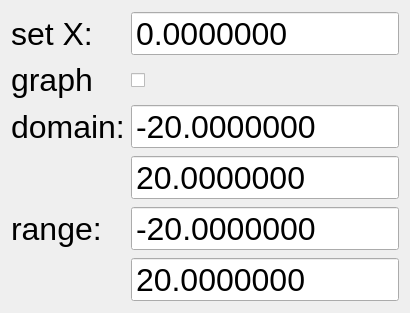
      <widget class="QWidget" name="formLayoutWidget_3">
       <property name="geometry">
        <rect>
         <x>450</x>
         <y>340</y>
         <width>341</width>
         <height>241</height>
        </rect>
       </property>
       <layout class="QFormLayout" name="formLayout">
        <item row="0" column="0">
         <widget class="QLabel" name="label_arg">
          <property name="enabled">
           <bool>true</bool>
          </property>
          <property name="maximumSize">
           <size>
            <width>999999</width>
            <height>999999</height>
           </size>
          </property>
          <property name="font">
           <font>
            <pointsize>24</pointsize>
           </font>
          </property>
          <property name="layoutDirection">
           <enum>Qt::RightToLeft</enum>
          </property>
          <property name="autoFillBackground">
           <bool>false</bool>
          </property>
          <property name="text">
           <string>set Х:</string>
          </property>
         </widget>
        </item>
        <item row="0" column="1">
         <widget class="QDoubleSpinBox" name="doubleSpinBox_arg">
          <property name="enabled">
           <bool>true</bool>
          </property>
          <property name="maximumSize">
           <size>
            <width>999999</width>
            <height>999999</height>
           </size>
          </property>
          <property name="font">
           <font>
            <pointsize>24</pointsize>
           </font>
          </property>
          <property name="wrapping">
           <bool>false</bool>
          </property>
          <property name="frame">
           <bool>true</bool>
          </property>
          <property name="readOnly">
           <bool>false</bool>
          </property>
          <property name="buttonSymbols">
           <enum>QAbstractSpinBox::NoButtons</enum>
          </property>
          <property name="keyboardTracking">
           <bool>true</bool>
          </property>
          <property name="decimals">
           <number>7</number>
          </property>
          <property name="minimum">
           <double>-1000000.000000000000000</double>
          </property>
          <property name="maximum">
           <double>1000000.000000000000000</double>
          </property>
          <property name="value">
           <double>0.000000000000000</double>
          </property>
         </widget>
        </item>
        <item row="1" column="1">
         <widget class="QCheckBox" name="checkBox">
          <property name="maximumSize">
           <size>
            <width>999999</width>
            <height>999999</height>
           </size>
          </property>
          <property name="text">
           <string/>
          </property>
          <property name="checked">
           <bool>false</bool>
          </property>
         </widget>
        </item>
        <item row="2" column="0">
         <widget class="QLabel" name="label_x">
          <property name="enabled">
           <bool>true</bool>
          </property>
          <property name="maximumSize">
           <size>
            <width>999999</width>
            <height>999999</height>
           </size>
          </property>
          <property name="font">
           <font>
            <pointsize>24</pointsize>
           </font>
          </property>
          <property name="layoutDirection">
           <enum>Qt::RightToLeft</enum>
          </property>
          <property name="text">
           <string>domain:</string>
          </property>
          <property name="textFormat">
           <enum>Qt::AutoText</enum>
          </property>
         </widget>
        </item>
        <item row="2" column="1">
         <widget class="QDoubleSpinBox" name="doubleSpinBox_obl_x1">
          <property name="enabled">
           <bool>true</bool>
          </property>
          <property name="maximumSize">
           <size>
            <width>999999</width>
            <height>999999</height>
           </size>
          </property>
          <property name="font">
           <font>
            <pointsize>24</pointsize>
           </font>
          </property>
          <property name="buttonSymbols">
           <enum>QAbstractSpinBox::NoButtons</enum>
          </property>
          <property name="decimals">
           <number>7</number>
          </property>
          <property name="minimum">
           <double>-2000000.000000000000000</double>
          </property>
          <property name="maximum">
           <double>2000000.000000000000000</double>
          </property>
          <property name="value">
           <double>-20.000000000000000</double>
          </property>
         </widget>
        </item>
        <item row="3" column="0">
         <widget class="QLabel" name="label_45">
          <property name="maximumSize">
           <size>
            <width>999999</width>
            <height>999999</height>
           </size>
          </property>
          <property name="layoutDirection">
           <enum>Qt::RightToLeft</enum>
          </property>
          <property name="text">
           <string/>
          </property>
         </widget>
        </item>
        <item row="3" column="1">
         <widget class="QDoubleSpinBox" name="doubleSpinBox_obl_x2">
          <property name="enabled">
           <bool>true</bool>
          </property>
          <property name="maximumSize">
           <size>
            <width>999999</width>
            <height>999999</height>
           </size>
          </property>
          <property name="font">
           <font>
            <pointsize>24</pointsize>
           </font>
          </property>
          <property name="buttonSymbols">
           <enum>QAbstractSpinBox::NoButtons</enum>
          </property>
          <property name="decimals">
           <number>7</number>
          </property>
          <property name="minimum">
           <double>-2000000.000000000000000</double>
          </property>
          <property name="maximum">
           <double>2000000.000000000000000</double>
          </property>
          <property name="value">
           <double>20.000000000000000</double>
          </property>
         </widget>
        </item>
        <item row="4" column="0">
         <widget class="QLabel" name="label_y">
          <property name="enabled">
           <bool>true</bool>
          </property>
          <property name="maximumSize">
           <size>
            <width>999999</width>
            <height>999999</height>
           </size>
          </property>
          <property name="font">
           <font>
            <pointsize>24</pointsize>
           </font>
          </property>
          <property name="layoutDirection">
           <enum>Qt::RightToLeft</enum>
          </property>
          <property name="text">
           <string>range:</string>
          </property>
         </widget>
        </item>
        <item row="4" column="1">
         <widget class="QDoubleSpinBox" name="doubleSpinBox_obl_y1">
          <property name="enabled">
           <bool>true</bool>
          </property>
          <property name="maximumSize">
           <size>
            <width>999999</width>
            <height>999999</height>
           </size>
          </property>
          <property name="font">
           <font>
            <pointsize>24</pointsize>
           </font>
          </property>
          <property name="buttonSymbols">
           <enum>QAbstractSpinBox::NoButtons</enum>
          </property>
          <property name="decimals">
           <number>7</number>
          </property>
          <property name="minimum">
           <double>-2000000.000000000000000</double>
          </property>
          <property name="maximum">
           <double>2000000.000000000000000</double>
          </property>
          <property name="value">
           <double>-20.000000000000000</double>
          </property>
         </widget>
        </item>
        <item row="5" column="1">
         <widget class="QDoubleSpinBox" name="doubleSpinBox_obl_y2">
          <property name="enabled">
           <bool>true</bool>
          </property>
          <property name="maximumSize">
           <size>
            <width>999999</width>
            <height>999999</height>
           </size>
          </property>
          <property name="font">
           <font>
            <pointsize>24</pointsize>
            <italic>false</italic>
            <bold>false</bold>
            <underline>false</underline>
            <strikeout>false</strikeout>
            <kerning>true</kerning>
           </font>
          </property>
          <property name="mouseTracking">
           <bool>false</bool>
          </property>
          <property name="tabletTracking">
           <bool>false</bool>
          </property>
          <property name="layoutDirection">
           <enum>Qt::LeftToRight</enum>
          </property>
          <property name="frame">
           <bool>true</bool>
          </property>
          <property name="alignment">
           <set>Qt::AlignLeading|Qt::AlignLeft|Qt::AlignVCenter</set>
          </property>
          <property name="buttonSymbols">
           <enum>QAbstractSpinBox::NoButtons</enum>
          </property>
          <property name="decimals">
           <number>7</number>
          </property>
          <property name="minimum">
           <double>-2000000.000000000000000</double>
          </property>
          <property name="maximum">
           <double>2000000.000000000000000</double>
          </property>
          <property name="value">
           <double>20.000000000000000</double>
          </property>
         </widget>
        </item>
        <item row="1" column="0">
         <widget class="QLabel" name="label_46">
          <property name="maximumSize">
           <size>
            <width>999999</width>
            <height>999999</height>
           </size>
          </property>
          <property name="font">
           <font>
            <pointsize>24</pointsize>
           </font>
          </property>
          <property name="layoutDirection">
           <enum>Qt::RightToLeft</enum>
          </property>
          <property name="text">
           <string>graph</string>
          </property>
         </widget>
        </item>
       </layout>
      </widget>
